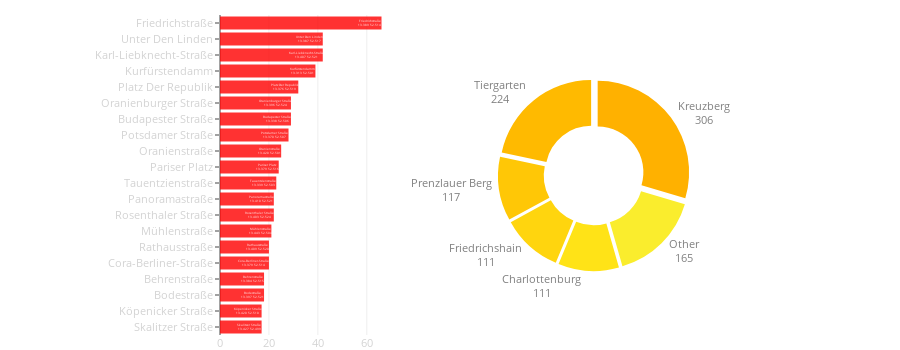

Here is the notebook cell this chart was saved with:
### Code cell
street_area_combine(city_data)

### Figure 1 — Plotly figure (JSON) as saved in the notebook; plotly's stock layout.template omitted (floating-point values rounded to 4 significant figures)
{"data": [{"hoverinfo": "text", "marker": {"color": "red"}, "opacity": 0.8, "orientation": "h", "showlegend": false, "text": ["Friedrichstraße<br>13.389 52.514", "Unter Den Linden<br>13.387 52.517", "Karl-Liebknecht-Straße<br>13.407 52.521", "Kurfürstendamm<br>13.313 52.501", "Platz Der Republik<br>13.376 52.519", "Oranienburger Straße<br>13.396 52.524", "Budapester Straße<br>13.338 52.506", "Potsdamer Straße<br>13.370 52.507", "Oranienstraße<br>13.420 52.501", "Pariser Platz<br>13.379 52.516", "Tauentzienstraße<br>13.339 52.503", "Panoramastraße<br>13.410 52.521", "Rosenthaler Straße<br>13.403 52.524", "Mühlenstraße<br>13.443 52.504", "Rathausstraße<br>13.409 52.520", "Cora-Berliner-Straße<br>13.379 52.514", "Behrenstraße<br>13.384 52.515", "Bodestraße<br>13.397 52.521", "Köpenicker Straße<br>13.420 52.510", "Skalitzer Straße<br>13.427 52.499"], "type": "bar", "uid": "1a5ba37e-3c32-11e9-8402-3c15c2cf2370", "x": [66, 42, 42, 39, 32, 29, 29, 28, 25, 24, 23, 22, 22, 21, 20, 20, 18, 18, 17, 17], "y": ["Friedrichstraße", "Unter Den Linden", "Karl-Liebknecht-Straße", "Kurfürstendamm", "Platz Der Republik", "Oranienburger Straße", "Budapester Straße", "Potsdamer Straße", "Oranienstraße", "Pariser Platz", "Tauentzienstraße", "Panoramastraße", "Rosenthaler Straße", "Mühlenstraße", "Rathausstraße", "Cora-Berliner-Straße", "Behrenstraße", "Bodestraße", "Köpenicker Straße", "Skalitzer Straße"]}, {"domain": {"x": [0.1, 1], "y": [0.2, 0.8]}, "hole": 0.5, "hoverinfo": "label+percent+value", "labels": ["Kreuzberg", "Tiergarten", "Prenzlauer Berg", "Friedrichshain", "Charlottenburg", "Other"], "marker": {"colors": ["#ffb100", "#ffba00", "#ffc706", "#ffd50e", "#ffe317", "#faed2d"]}, "pull": 0.05, "sort": false, "textfont": {"color": "grey", "size": 11}, "textinfo": "label+value", "textposition": "outside", "type": "pie", "uid": "1a5ef182-3c32-11e9-86da-3c15c2cf2370", "values": [306, 224, 117, 111, 111, 165]}], "layout": {"height": 350, "hovermode": "closest", "margin": {"b": 15, "l": 220, "r": 0, "t": 15}, "showlegend": false, "width": 900, "xaxis": {"domain": [0, 0.25], "tickfont": {"color": "lightgrey", "size": 11}}, "yaxis": {"autorange": "reversed", "domain": [0, 1], "tickfont": {"color": "lightgrey", "size": 11}, "ticklen": 4}}}
